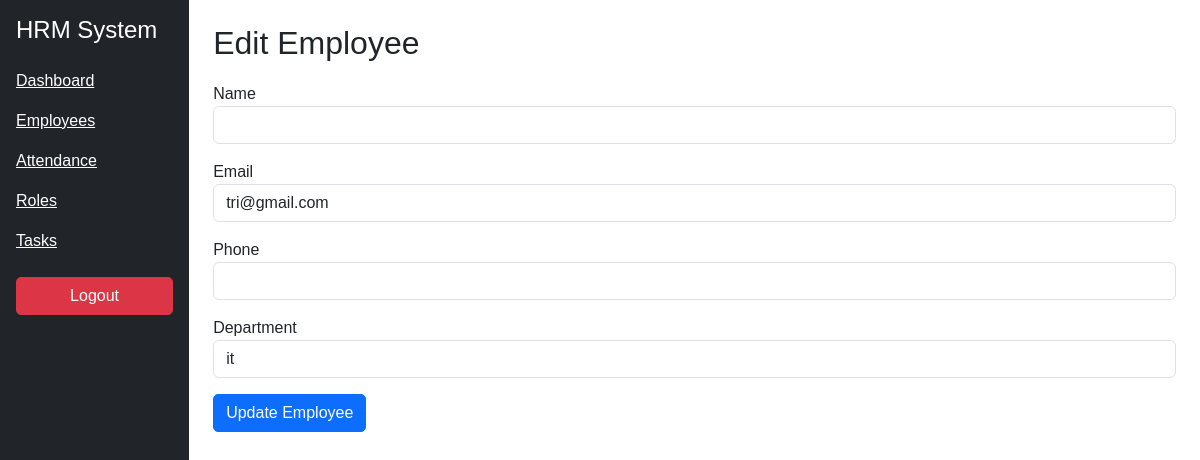
/edit_employee/1, run on an earlier commit of the app's database.
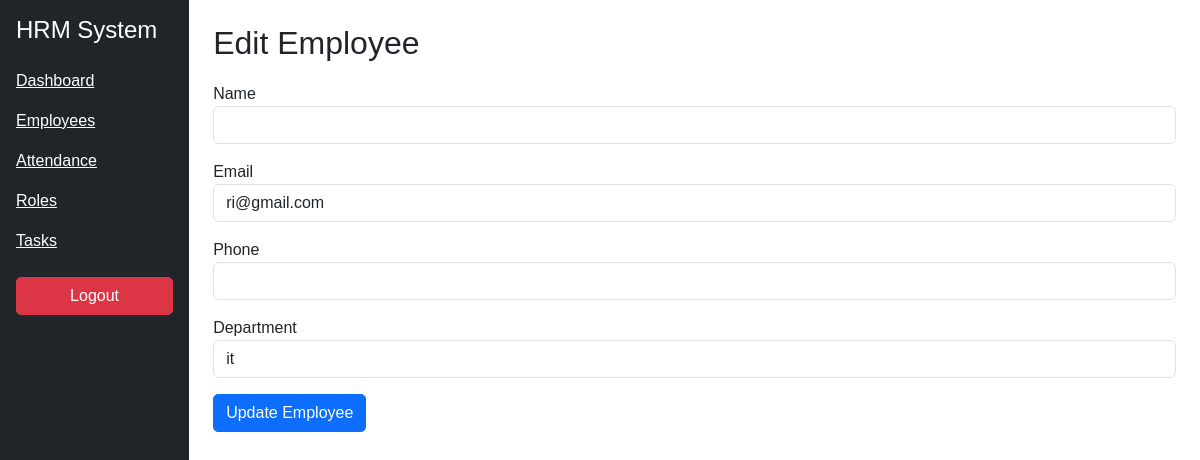
And on a later commit of the database.
### models.py (models this page shows)
class Employee(db.Model):
    emp_id = db.Column(db.Integer, primary_key=True)
    first_name = db.Column(db.String(100))
    last_name = db.Column(db.String(100))
    username = db.Column(db.String(100))
    password = db.Column(db.String(100))
    email = db.Column(db.String(120))
    mobile = db.Column(db.String(20))
    dept_id = db.Column(db.Integer, db.ForeignKey('department.dept_id'))
    role_id = db.Column(db.Integer, db.ForeignKey('role.role_id'))
    reporting_manager_id = db.Column(db.Integer, db.ForeignKey('employee.emp_id'))
    date_of_joining = db.Column(db.Date)
    created_at = db.Column(db.DateTime)
    updated_at = db.Column(db.DateTime)
    status = db.Column(db.String(50), default='active')

### routes/employee_routes.py (the view)
@employee_bp.route('/edit_employee/<int:id>')
def edit_employee(id):
    emp = Employee.query.get(id)
    departments = Department.query.all()
    roles = Role.query.all()
    return render_template(
        "edit_employee.html",
        emp=emp,
        departments=departments,
        roles=roles
    )

### templates/edit_employee.html (shortened to what this page needs)
{% extends "base.html" %}
{% block content %}
<h2>Edit Employee</h2>
<form action="/update_employee/{{ emp.emp_id }}" method="POST">
<div class="mb-3">
<label>Name</label>
<input type="text" name="emp_name" class="form-control" value="{{ emp.emp_name }}">
</div>
<div class="mb-3">
<label>Email</label>
<input type="email" name="email" class="form-control" value="{{ emp.email }}">
</div>
<div class="mb-3">
<label>Phone</label>
<input type="text" name="phone" class="form-control" value="{{ emp.phone }}">
</div>
<div class="mb-3">
<label>Department</label>
<select name="dept_id" class="form-control">
{% for dept in departments %}
<option value="{{ dept.dept_id }}"
>
{{ dept.dept_name }}
</option>
{% endfor %}
</select>
</div>
<button class="btn btn-primary">Update Employee</button>
</form>
{% endblock %}

What changed in the data, as far as the page shows it:
changed Employee: email "tri@gmail.com" → "ri@gmail.com"
